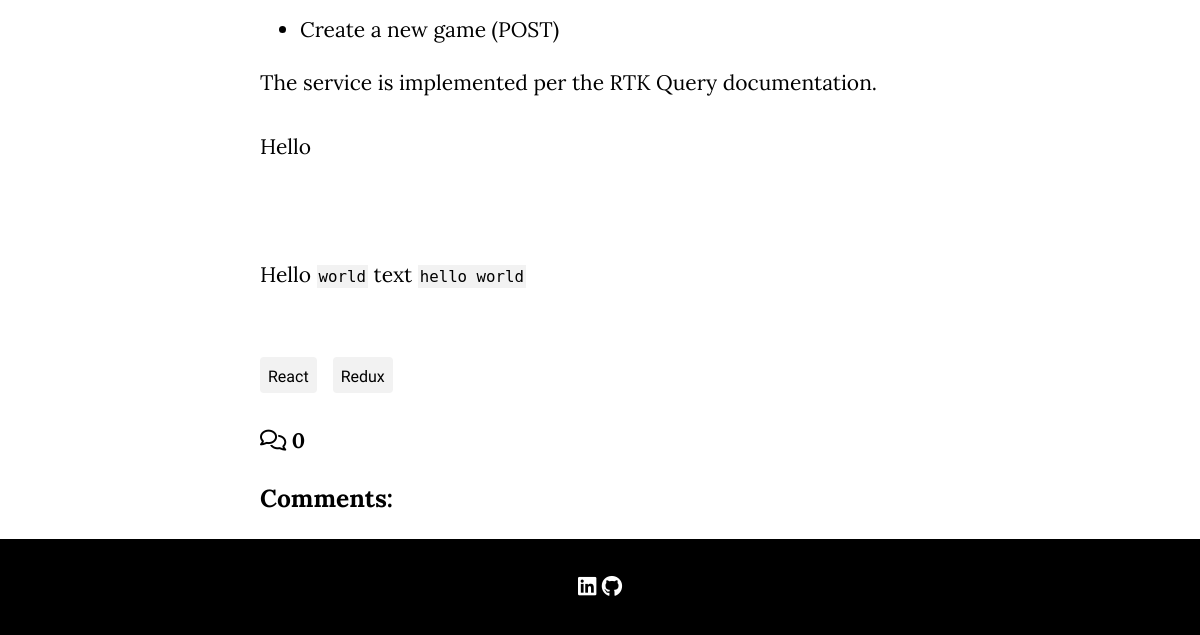
The page /testing-rtk-query-with-jest/ (lower part) on the database as committed earlier.
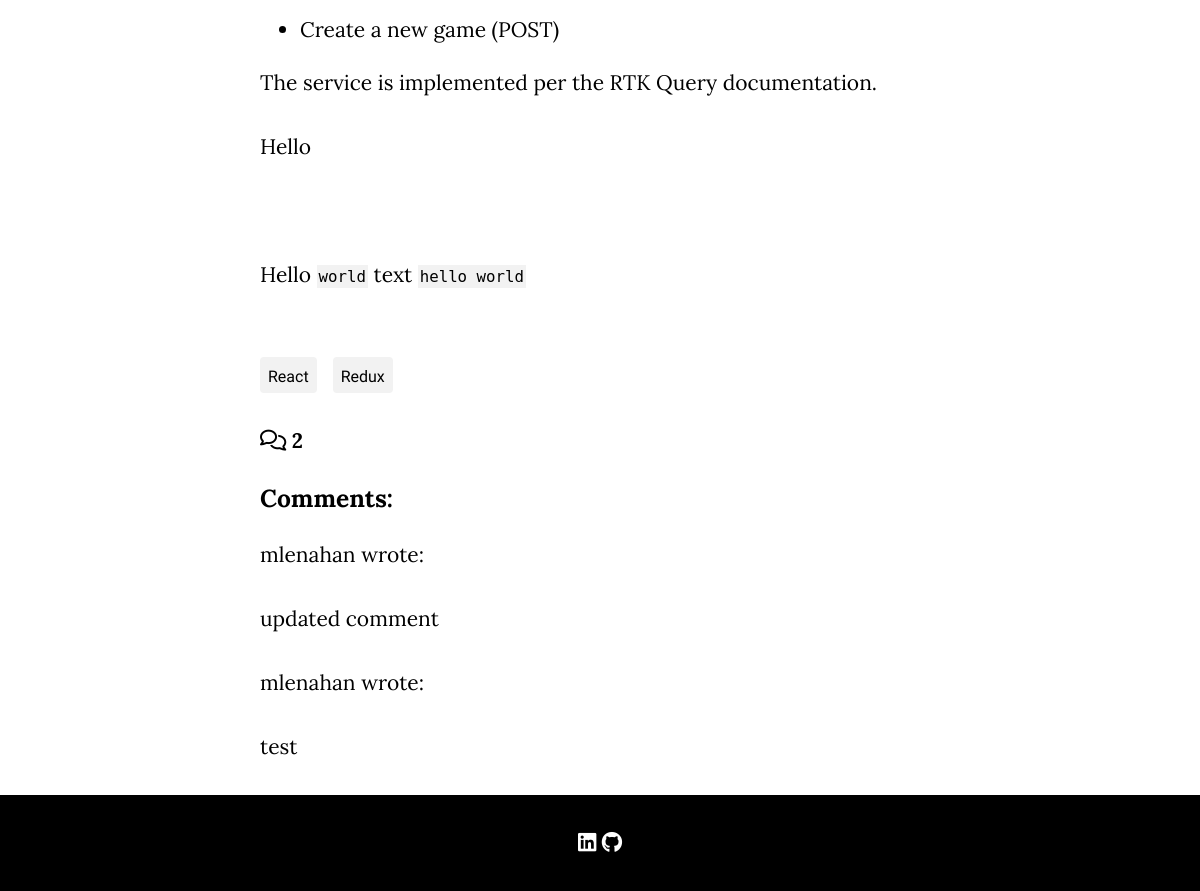
The same page on the database as committed later.
### blog/models.py (models this page shows, shortened)
class Tag(models.Model):
    name = models.CharField(max_length=80)
    created_at = models.DateTimeField(auto_now_add=True)
    class Meta:
        ordering = ["created_at"]

class Comment(models.Model):
    post = models.ForeignKey(
        'Post',
        on_delete=models.CASCADE,
        related_name='comments')
    name = models.CharField(max_length=80)
    email = models.EmailField()
    body = models.TextField()
    created_at = models.DateTimeField(auto_now_add=True)
    approved = models.BooleanField(default=False)
    created_by = models.ForeignKey(User, on_delete=models.CASCADE, default=DEFAULT_CREATED_BY_ID)
    class Meta:
        ordering = ["created_at"]

### blog/views.py (the view, shortened to what this page needs)
# urls.py: path('<slug:slug>/', views.PostDetail.as_view(), name='post_detail'),
class PostDetail(View):
    def get(self, request, slug, *args, **kwargs):
        queryset = Post.objects.filter(status=1)
        post = get_object_or_404(queryset, slug=slug)
        site_settings = SiteSettings.objects.get()
        comments = post.comments.filter(approved=True).order_by('created_at')
        tags = post.tags.all()
        return render(
            request,
            'post_detail.html',
            {
                'post': post,
                'site_settings': site_settings,
                'comments': comments,
                "commented": False,
                'tags': tags,
                'comment_form': CommentForm(),
                'user': request.user,
            },
        )

### blog/models.py (called while the page is built)
def unescape_gist_embeds(escaped):
    regex = ("&lt;script src=(\"https:\\/\\/gist\\.github\\.com"
             "\\/johnpooch\\/[^\"]*\")&gt;&lt;\\/script&gt;")
    pattern = re.compile(regex, re.S)
    return re.sub(pattern, r'<script src=\1></script>', escaped)

def substitute_code_snippets(text):
    regex = '`([^`]*)`'
    pattern = re.compile(regex, re.S)
    return re.sub(
        pattern,
        r'<span class="inline-code-snippet">\1</span>',
        text)

    @property
    def parsed_content(self):
        parsed = unescape_gist_embeds(self.content)
        parsed = substitute_code_snippets(parsed)
        return parsed

### templates/post_detail.html (shortened to what this page needs)
{% extends 'base.html' %} {% block content %}
{% load crispy_forms_tags %}
<div class="container">
    <div class="content">
        <div>
            <div class="content">
                {{ post.parsed_content | safe }}
            </div>
            <div class="tags">
                {% for tag in tags %}
                <span>
                    {{ tag.name }}
                </span>
                {% endfor %}
            </div>
            <div>
                {% with comments.count as total_comments %}
                <strong><i class="far fa-comments"></i>
                    {{ total_comments }}</strong>
                {% endwith %}
            </div>
            <div>
                <div>
                    <h3>Comments:</h3>
                    <div>
                        {% for comment in comments %}
                        <div>
                            <p>
                                {{ comment.name }}
                                 wrote:
                            </p>
                            {{ comment.body | linebreaks }}
                        </div>
                        {% endfor %}
                    </div>
                </div>
        </div>
    </div>
</div>
</div>
{% endblock content %}

Rows that differ between the two databases and show on the page:
now on this page (row edited): Comment: name "mlenahan", body "updated comment"
now on this page (row edited): Comment: name "mlenahan", body "test"
Other text that changed with them:
{{ total_comments }}: "0" → "2"
